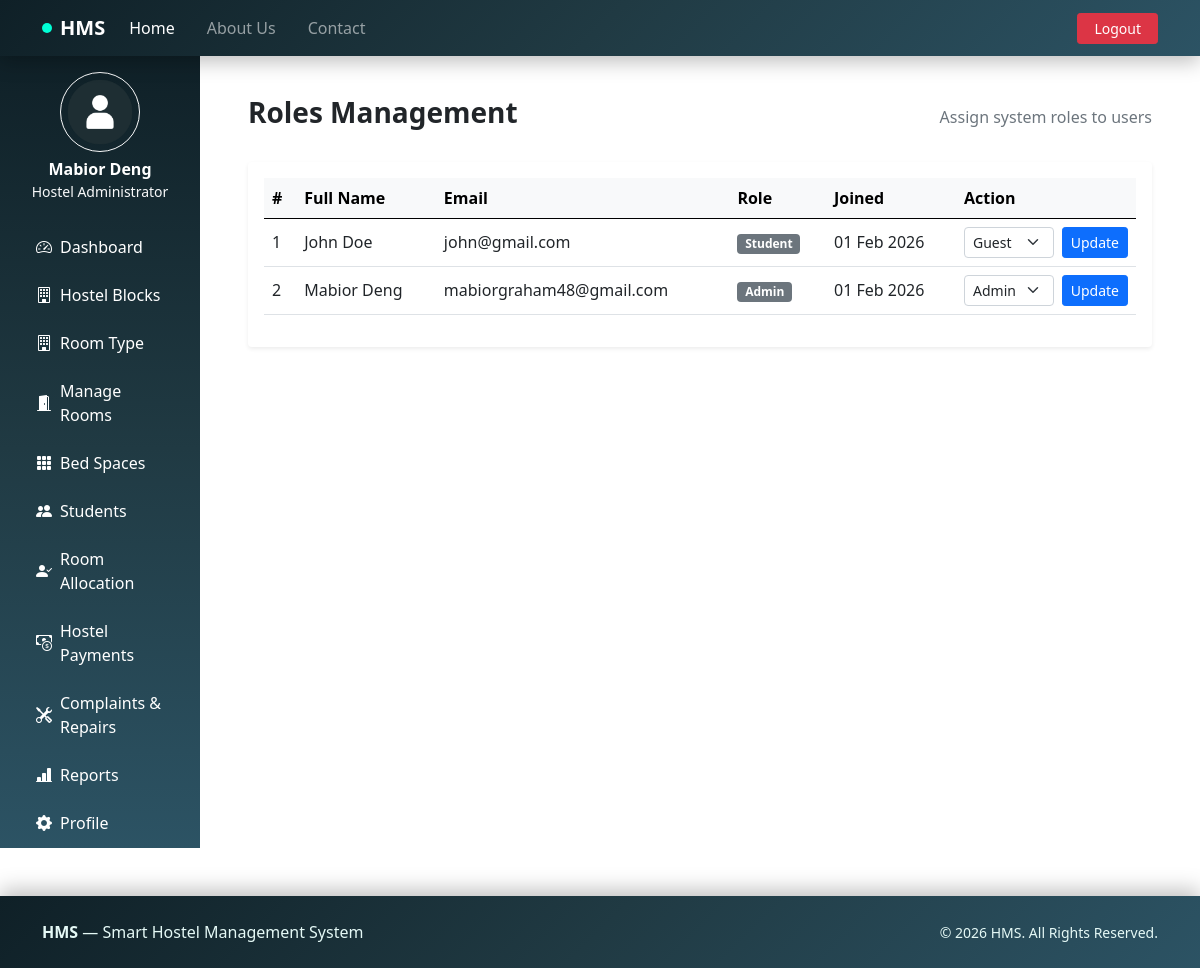
Page /admin/roles.php (signed in) on the committed database.
### tables this page shows
CREATE TABLE `users` (
  `id` int(10) UNSIGNED NOT NULL,
  `full_name` varchar(100) NOT NULL,
  `email` varchar(100) NOT NULL,
  `role` enum('student','admin') NOT NULL DEFAULT 'student',
  `password` varchar(255) NOT NULL,
  `created_at` timestamp NOT NULL DEFAULT current_timestamp(),
  `updated_at` timestamp NOT NULL DEFAULT current_timestamp() ON UPDATE current_timestamp(),
  `account_status` enum('active','inactive') NOT NULL DEFAULT 'active'
);

### admin/roles.php (the view, shortened to what this page needs)
<?php
include('includes/dashboardheader.php');
$result = mysqli_query($conn, "SELECT id, full_name, email, role, created_at FROM users ORDER BY created_at DESC");
?>
<div class="container-fluid py-4">
    <div class="d-flex justify-content-between align-items-center mb-4">
        <h3 class="fw-bold">Roles Management</h3>
        <span class="text-muted">Assign system roles to users</span>
    </div>
    <div class="card shadow-sm border-0">
        <div class="card-body">
            <div class="table-responsive">
                <table class="table table-hover align-middle">
                    <thead class="table-light">
                        <tr>
                            <th>#</th>
                            <th>Full Name</th>
                            <th>Email</th>
                            <th>Role</th>
                            <th>Joined</th>
                            <th width="180">Action</th>
                        </tr>
                    </thead>
                    <tbody>
                        <?php if (mysqli_num_rows($result) > 0): ?>
                            <?php $i = 1; while ($user = mysqli_fetch_assoc($result)): ?>
                                <tr>
                                    <td><?= $i++; ?></td>
                                    <td><?= htmlspecialchars($user['full_name']); ?></td>
                                    <td><?= htmlspecialchars($user['email']); ?></td>
                                    <td class="text-capitalize">
                                        <span class="badge bg-secondary">
                                            <?= $user['role']; ?>
                                        </span>
                                    </td>
                                    <td><?= date('d M Y', strtotime($user['created_at'])); ?></td>
                                    <td>
                                        <form method="post" action="../actions/update_user_role.php" class="d-flex gap-2">
                                            <select name="role" class="form-select form-select-sm" required>
                                                <option value="guest" <?= $user['role']=='guest'?'selected':''; ?>>Guest</option>
                                                <option value="admin" <?= $user['role']=='admin'?'selected':''; ?>>Admin</option>
                                            </select>
                                            <button class="btn btn-sm btn-primary">
                                                Update
                                            </button>
                                        </form>
                                    </td>
                                </tr>
                            <?php endwhile; ?>
                        <?php else: ?>
                            <tr>
                                <td colspan="6" class="text-center text-muted">No users found</td>
                            </tr>
                        <?php endif; ?>
                    </tbody>
                </table>
            </div>
        </div>
    </div>
</div>
<?php include('includes/dashboardfooter.php'); ?>

### rows in the picture
users: full_name "John Doe", email "john@gmail.com", role "Student", created_at "01 Feb 2026"
users: full_name "Mabior Deng", email "mabiorgraham48@gmail.com", role "Admin", created_at "01 Feb 2026"

### other values in the picture
$_SESSION['full_name'] "Mabior Deng"
